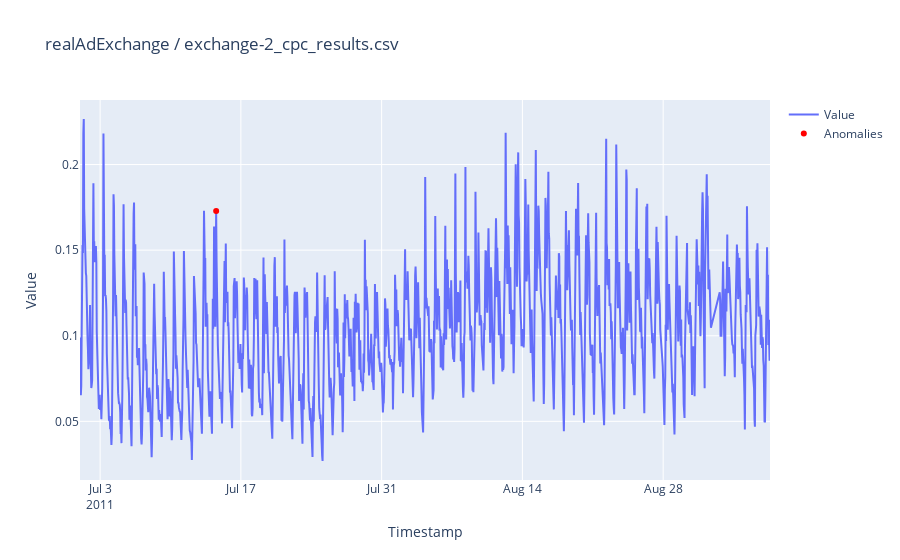
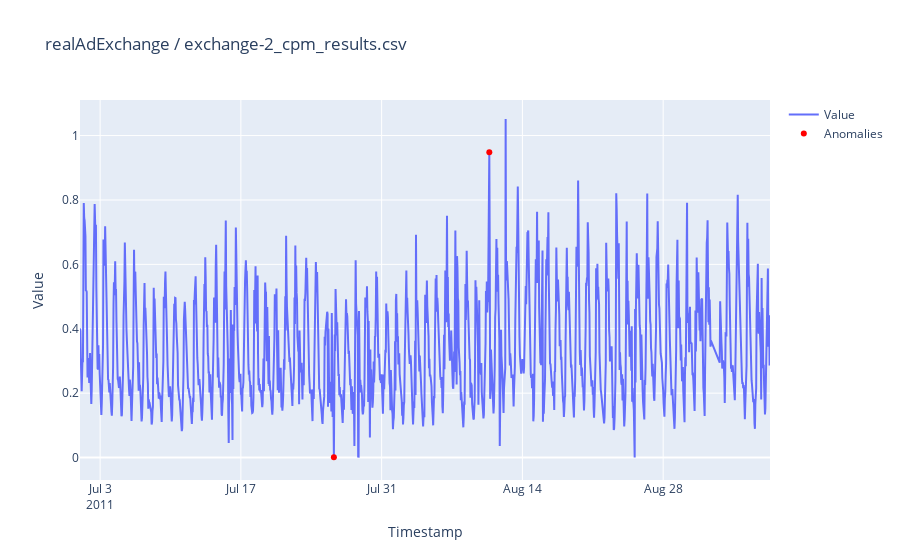
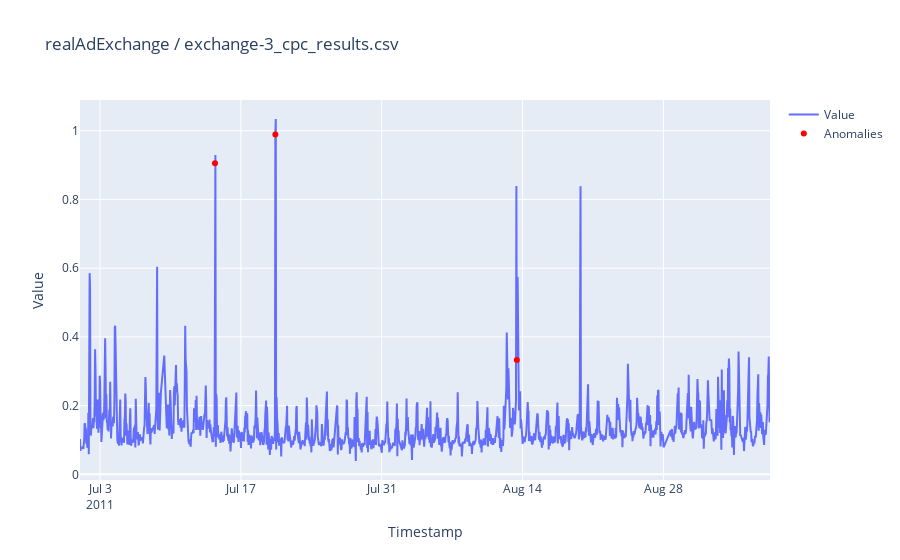
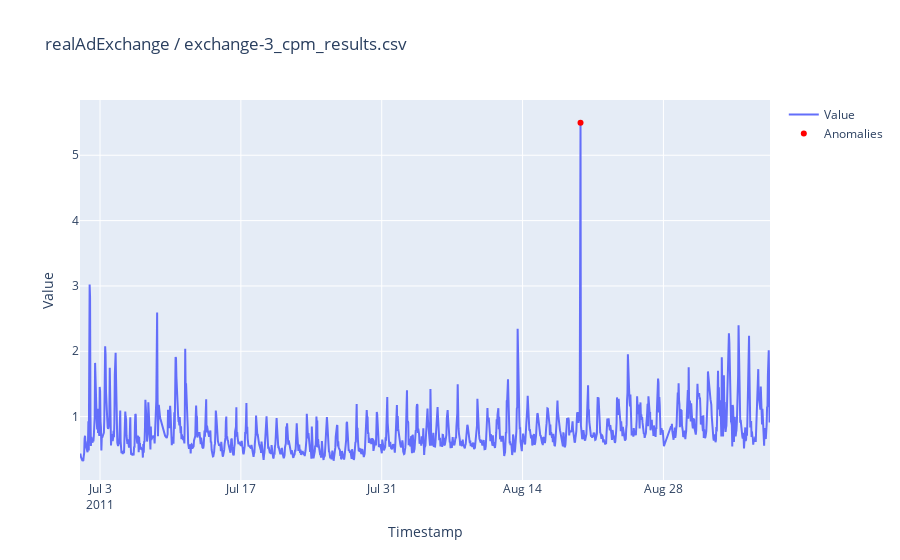

The notebook cell these images were saved under, in order:
### Markdown cell above
V

### Code cell
import plotly.io as pio

for f_name in data[dir]:

    df = data[dir][f_name]
    # Create a figure using Plotly Express
    fig = go.Figure()

    fig.add_trace(go.Scatter(x=df.index, y=df['value'], mode='lines', name='Value'))

    # Add scatter plot for anomalies
    anomalies = df[df['is_anomaly'] == 1]  # Filter DataFrame to get rows where is_anomaly is 1
    fig.add_trace(go.Scatter(x=anomalies.index, y=anomalies['value'], mode='markers', marker=dict(color='red'), name='Anomalies'))

    # Update layout
    fig.update_layout(title=f"{dir} / {f_name}", xaxis_title='Timestamp', yaxis_title='Value')

    # Show plot
    fig.show()

    # Save plot as PNG file
    file_path = os.path.join(output_folder, f"{dir}_{f_name}.png")
    pio.write_image(fig, file_path)

### Figure 1 — Plotly figure (JSON) as saved in the notebook; plotly's stock layout.template omitted (floating-point values rounded to 4 significant figures; data arrays with more than 128 entries replaced by an {"elided": "..."} marker saying what was removed)
{"data": [{"mode": "lines", "name": "Value", "type": "scatter", "x": {"elided": "1648 str values"}, "y": {"elided": "1648 float values"}}, {"marker": {"color": "red"}, "mode": "markers", "name": "Anomalies", "type": "scatter", "x": ["2011-07-14T13:00:01"], "y": [0.1729]}], "layout": {"title": {"text": "realAdExchange / exchange-2_cpc_results.csv"}, "xaxis": {"title": {"text": "Timestamp"}}, "yaxis": {"title": {"text": "Value"}}}}

### Figure 2 — Plotly figure (JSON) as saved in the notebook; plotly's stock layout.template omitted (floating-point values rounded to 4 significant figures; data arrays with more than 128 entries replaced by an {"elided": "..."} marker saying what was removed)
{"data": [{"mode": "lines", "name": "Value", "type": "scatter", "x": {"elided": "1648 str values"}, "y": {"elided": "1648 float values"}}, {"marker": {"color": "red"}, "mode": "markers", "name": "Anomalies", "type": "scatter", "x": ["2011-07-26T06:00:01", "2011-08-10T17:00:01"], "y": [0.000984, 0.9482]}], "layout": {"title": {"text": "realAdExchange / exchange-2_cpm_results.csv"}, "xaxis": {"title": {"text": "Timestamp"}}, "yaxis": {"title": {"text": "Value"}}}}

### Figure 3 — Plotly figure (JSON) as saved in the notebook; plotly's stock layout.template omitted (floating-point values rounded to 4 significant figures; data arrays with more than 128 entries replaced by an {"elided": "..."} marker saying what was removed)
{"data": [{"mode": "lines", "name": "Value", "type": "scatter", "x": {"elided": "1647 str values"}, "y": {"elided": "1647 float values"}}, {"marker": {"color": "red"}, "mode": "markers", "name": "Anomalies", "type": "scatter", "x": ["2011-07-14T10:15:01", "2011-07-20T10:15:01", "2011-08-13T10:15:01"], "y": [0.9054, 0.9891, 0.3325]}], "layout": {"title": {"text": "realAdExchange / exchange-3_cpc_results.csv"}, "xaxis": {"title": {"text": "Timestamp"}}, "yaxis": {"title": {"text": "Value"}}}}

### Figure 4 — Plotly figure (JSON) as saved in the notebook; plotly's stock layout.template omitted (floating-point values rounded to 4 significant figures; data arrays with more than 128 entries replaced by an {"elided": "..."} marker saying what was removed)
{"data": [{"mode": "lines", "name": "Value", "type": "scatter", "x": {"elided": "1647 str values"}, "y": {"elided": "1647 float values"}}, {"marker": {"color": "red"}, "mode": "markers", "name": "Anomalies", "type": "scatter", "x": ["2011-08-19T18:15:01"], "y": [5.498]}], "layout": {"title": {"text": "realAdExchange / exchange-3_cpm_results.csv"}, "xaxis": {"title": {"text": "Timestamp"}}, "yaxis": {"title": {"text": "Value"}}}}
